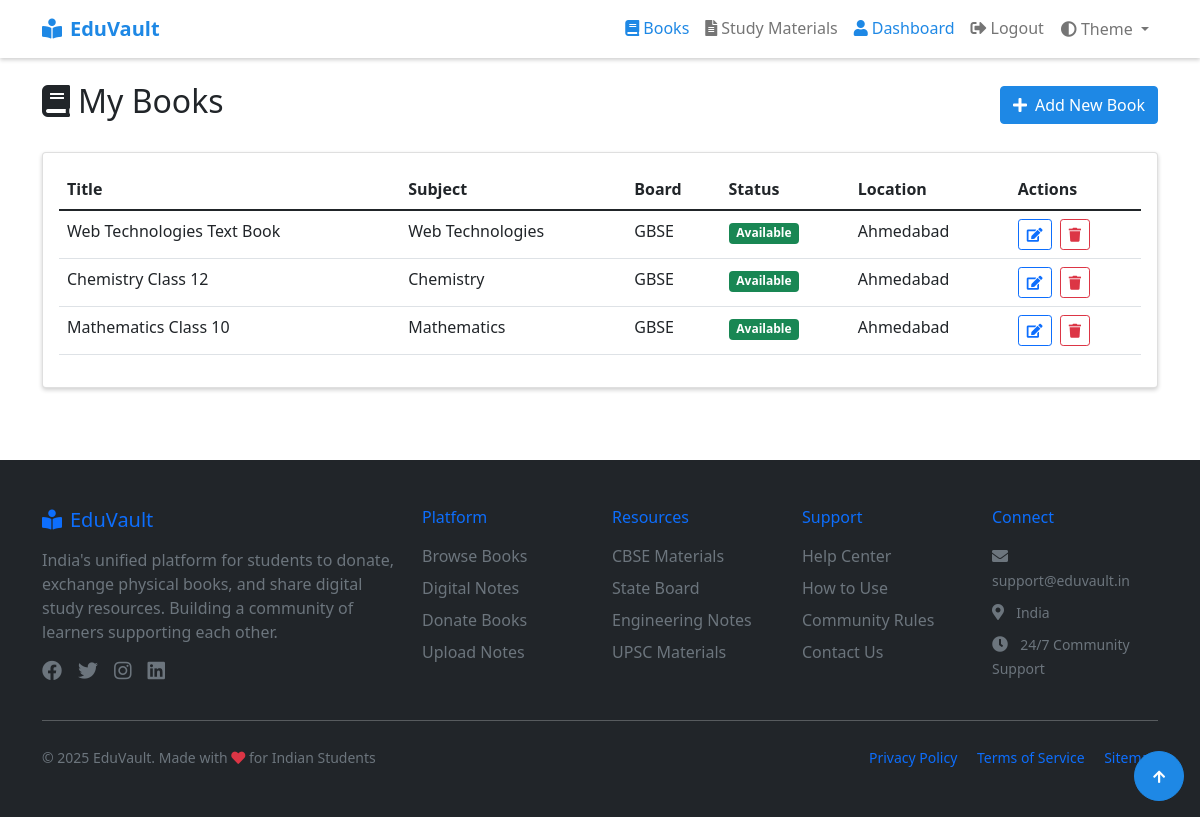
/dashboard/my_books.php (signed in), run on the app's committed database.
### tables this page shows
CREATE TABLE `book_listings` (
  `id` int(11) NOT NULL,
  `user_id` int(11) DEFAULT NULL,
  `title` varchar(255) DEFAULT NULL,
  `status` enum('Available','Donated') DEFAULT 'Available',
  `image_path` varchar(255) DEFAULT NULL,
  `location` varchar(100) DEFAULT NULL,
  `created_at` timestamp NOT NULL DEFAULT current_timestamp(),
  `board_id` int(11) DEFAULT NULL,
  `subject_id` int(11) DEFAULT NULL
);

CREATE TABLE `subjects` (
  `id` int(11) NOT NULL,
  `name` varchar(100) NOT NULL
);

CREATE TABLE `boards` (
  `id` int(11) NOT NULL,
  `name` varchar(50) NOT NULL
);

### dashboard/my_books.php (the view, shortened to what this page needs)
<?php
require_once '../includes/db_connect.php';
require_once '../includes/header.php';
$user_id = $_SESSION['user_id'];
$books_query = "SELECT b.*,s.name as subject, bo.name as board
                FROM book_listings b
                JOIN subjects s ON b.subject_id = s.id
                Join boards bo ON b.board_id = bo.id
                WHERE b.user_id = $user_id
                ORDER BY b.created_at DESC";
$books_result = mysqli_query($mysqli, $books_query);
?>
<div class="container-md mb-5 pb-4">
    <div class="d-flex justify-content-between align-items-center mb-4">
        <h2><i class="fas fa-book me-2"></i>My Books</h2>
        <a href="../books/add.php" class="btn btn-primary">
            <i class="fas fa-plus me-2"></i>Add New Book
        </a>
    </div>
    <div class="card shadow-sm">
        <div class="card-body">
            <?php if (mysqli_num_rows($books_result) > 0): ?>
                <div class="table-responsive">
                    <table class="table">
                        <thead>
                            <tr>
                                <th>Title</th>
                                <th>Subject</th>
                                <th>Board</th>
                                <th>Status</th>
                                <th>Location</th>
                                <th>Actions</th>
                            </tr>
                        </thead>
                        <tbody>
                            <?php while ($book = mysqli_fetch_assoc($books_result)): ?>
                                <tr>
                                    <td><?php echo htmlspecialchars($book['title']); ?></td>
                                    <td><?php echo htmlspecialchars($book['subject']); ?></td>
                                    <td><?php echo htmlspecialchars($book['board']); ?></td>
                                    <td>
                                        <span
                                            class="badge <?php echo $book['status'] == 'Available' ? 'bg-success' : 'bg-secondary'; ?>">
                                            <?php echo $book['status']; ?>
                                        </span>
                                    </td>
                                    <td><?php echo htmlspecialchars($book['location']); ?></td>
                                    <td>
                                        <a href="../books/edit.php?id=<?php echo $book['id']; ?>"
                                            class="btn btn-sm btn-outline-primary me-1">
                                            <i class="fas fa-edit"></i>
                                        </a>
                                        <form method="POST" class="d-inline"
                                            onsubmit="return confirm('Are you sure you want to delete this book?');">
                                            <button type="submit" name="delete_book" class="btn btn-sm btn-outline-danger">
                                                <i class="fas fa-trash"></i>
                                            </button>
                                        </form>
                                    </td>
                                </tr>
                            <?php endwhile; ?>
                        </tbody>
                    </table>
                </div>
            <?php endif; ?>
        </div>
    </div>
</div>
<?php require_once '../includes/footer.php'; ?>

### assets/css/theme.css (style rules this page uses)
:root { --primary-color: #1e88e5; --primary-dark: #1565c0; --secondary-color: #757575; --success-color: #43a047; --warning-color: #fdd835; --danger-color: #e53935; --bs-body-bg: #ffffff; --bg-subtle: #f8f9fa; --bg-body-tertiary: #ffffff; --bs-border-color: rgba(0, 0, 0, 0.125); --bs-body-color: #212529; --bs-hover-color: #15181a; --bs-shadow: rgba(0, 0, 0, 0.189); }
body, .bg-dark-body, .list-group-item { background-color: var(--bs-body-bg) !important; color: var(--bs-body-color) !important; transition: background-color 0.3s ease, color 0.3s ease; }
.btn-primary { background-color: var(--primary-color); border-color: var(--primary-color); transition: background-color 0.3s ease, border-color 0.3s ease; }
.card, .stat-card, .modal-body { background-color: var(--bg-body-tertiary); border: 1px solid var(--bs-border-color); box-shadow: 0 0.125rem 0.25rem var(--bs-shadow) !important; }
.table, .list-group-item { color: var(--bs-body-color); }

### data on the page
book_listings: title "Web Technologies Text Book", subject.name "Web Technologies", board.name "GBSE", status "Available", location "Ahmedabad"
book_listings: title "Chemistry Class 12", subject.name "Chemistry", board.name "GBSE", status "Available", location "Ahmedabad"
book_listings: title "Mathematics Class 10", subject.name "Mathematics", board.name "GBSE", status "Available", location "Ahmedabad"
